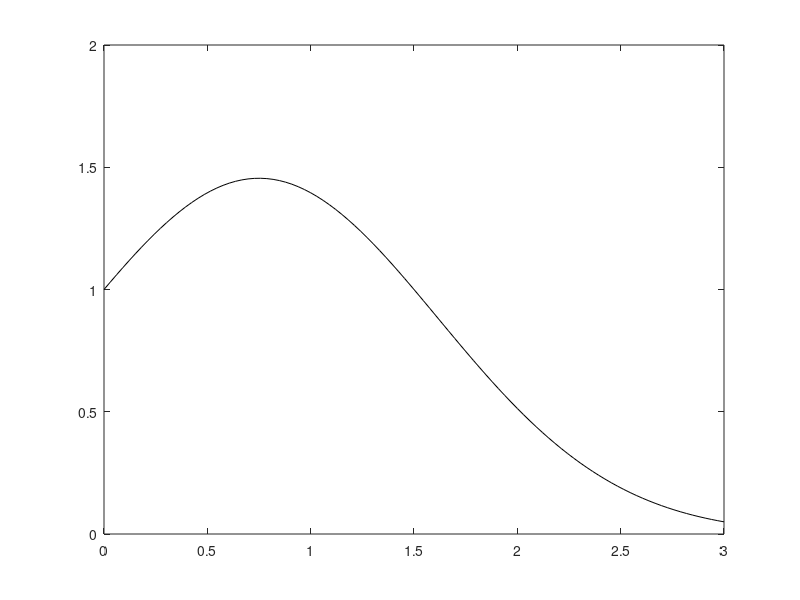

Source code (MATLAB): (Note: this script raises an error after producing the figure.)
% test_Euler.m 
T = 3;
uexact = @(t) exp(t-2/3*t^2);

figure(1);
plot(linspace(0,T),arrayfun(uexact,linspace(0,T)),'k-');
hold on;
[tvals,uvals] = Euler(T,10);
plot(tvals,uvals,'b.-'); hold on;
[tvals,uvals] = Euler(T,20);
plot(tvals,uvals,'r.-'); hold on;
legend('exact sol','n = 10','n = 20');

figure(2);
nvals = 10:10:500;
errvals = [];
for n=nvals
  [tvals,uvals] = Euler(T,n);
  errvals = [errvals abs(uvals(end)-uexact(T))];
end
loglog(nvals,errvals,'o-'); hold on;
loglog(nvals,arrayfun(@(n) 0.5/n,nvals));
legend('error','slope -1')

function [tvals,uvals] = Euler(T,n)
  % IVP
  u0 = 1;
  F = @(t,u) (1-4/3*t)*u;
  % you need to complete this routine
  delt= T/n;
  tvals = delt*(0:n);
  uvals = zeros(size(tvals));
  uvals(1) = u0;
  for i=1:n
      uvals(i+1) = uvals(i) + delt*F(tvals(i) + delt/2, uvals(i) + (delt/2)*F(tvals(i),uvals(i)));
  end
end